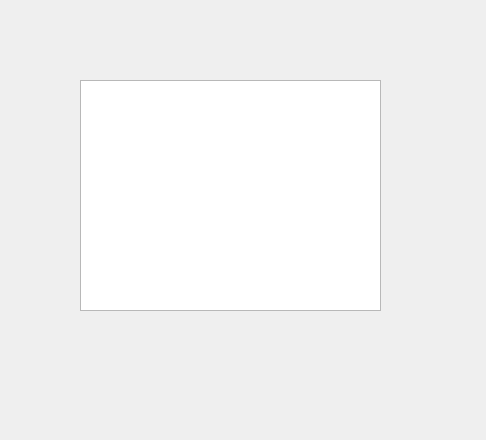
<?xml version="1.0" encoding="UTF-8"?>
<ui version="4.0">
 <class>Form</class>
 <widget class="QWidget" name="Form">
  <property name="geometry">
   <rect>
    <x>0</x>
    <y>0</y>
    <width>486</width>
    <height>440</height>
   </rect>
  </property>
  <property name="windowTitle">
   <string>Form</string>
  </property>
  <widget class="QTableView" name="tableView">
   <property name="geometry">
    <rect>
     <x>80</x>
     <y>80</y>
     <width>301</width>
     <height>231</height>
    </rect>
   </property>
  </widget>
 </widget>
 <resources/>
 <connections/>
</ui>
